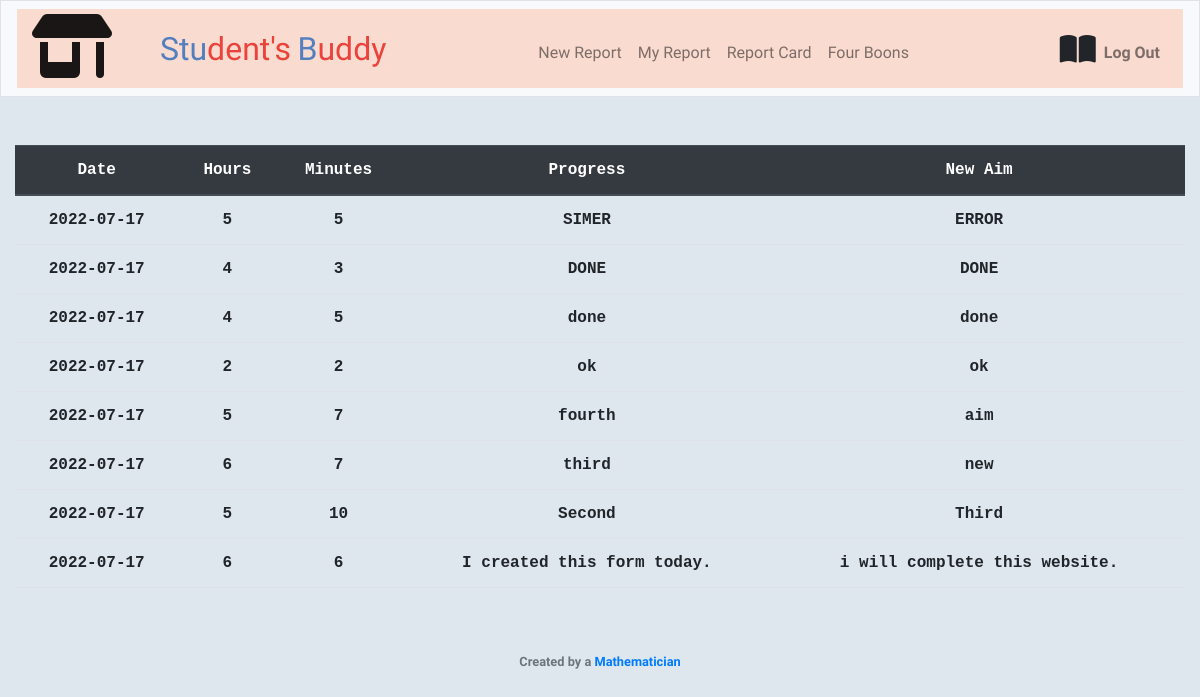
Screenshot of /My_Report (signed in) with the database file from the repository.
### tables this page shows
CREATE TABLE 'logbook' ('id' INTEGER PRIMARY KEY AUTOINCREMENT NOT NULL, 'user_id' INTEGER,'date' DATETIME, 'hours' INTEGER, 'minutes' INTEGER, 'progress' TEXT DEFAULT 'None', 'new_aim' TEXT DEFAULT 'Have one!');

### app.py (the view)
@app.route("/My_Report")
@login_required
def My_Report():
    user_id = session["user_id"]
    tasks = db.execute(
        "SELECT date, hours, minutes, progress, new_aim FROM logbook WHERE user_id = ? ORDER BY id DESC", user_id)
    return render_template("My_Report.html", tasks=tasks)

### app.py (called while the page is built)
@app.after_request
def after_request(response):
    response.headers["Cache-Control"] = "no-cache, no-store, must-revalidate"
    response.headers["Expires"] = 0
    response.headers["Pragma"] = "no-cache"
    return response

### helpers.py (called while the page is built)
def login_required(f):
    @wraps(f)
    def decorated_function(*args, **kwargs):
        if session.get("user_id") is None:
            return redirect("/login")
        return f(*args, **kwargs)
    return decorated_function

### templates/My_Report.html (shortened to what this page needs)
{% extends "layout.html" %}
{% block main %}
    <table class="table">
        <thead class="thead-dark">
        <tr>
            <th scope="col">Date</th>
            <th scope="col">Hours</th>
            <th scope="col">Minutes</th>
            <th scope="col">Progress</th>
            <th scope="col">New Aim</th>
        </tr>
        </thead>
        <tbody>
            {% for task in tasks %}
                <tr>
                    <td><B>{{ task["date"] }}</B></td>
                    <td><B>{{ task["hours"] }}</B></td>
                    <td><B>{{ task["minutes"] }}</B></td>
                    <td><B>{{ task["progress"] }}</B></td>
                    <td><B>{{ task["new_aim"] }}</B></td>
                </tr>
            {% endfor %}
        </tbody>
    </table>
{% endblock %}

### static/styles.css (style rules this page uses)
body { background-color: rgba(200,216,228,.60) !important; font-family: "Quicksand" !important; }

### rows the page displays
logbook: date "2022-07-17", hours "5", minutes "5", progress "SIMER", new_aim "ERROR"
logbook: date "2022-07-17", hours "4", minutes "3", progress "DONE", new_aim "DONE"
logbook: date "2022-07-17", hours "4", minutes "5", progress "done", new_aim "done"
logbook: date "2022-07-17", hours "2", minutes "2", progress "ok", new_aim "ok"
logbook: date "2022-07-17", hours "5", minutes "7", progress "fourth", new_aim "aim"
logbook: date "2022-07-17", hours "6", minutes "7", progress "third", new_aim "new"
logbook: date "2022-07-17", hours "5", minutes "10", progress "Second", new_aim "Third"
logbook: date "2022-07-17", hours "6", minutes "6", progress "I created this form today.", new_aim "i will complete this website."
